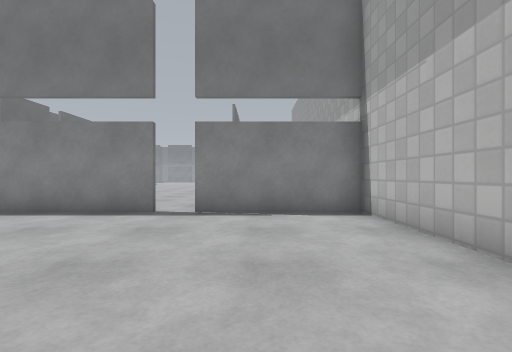
[1] (above)

21 first-person views from a walk through a Gazebo world. The camera is 0.94 m above the floor, looks level and sees 85° across. The floor is counted in squares, 1 m on a side. Each view is taken from the middle of a square. On the plan, view 1 faces up. The plan holds only what a view shows up to about 11 squares ahead; the rest is blank. The place goes on beyond the plan. Simple patterns stand in for the simulator's built-in surfaces.

[2]
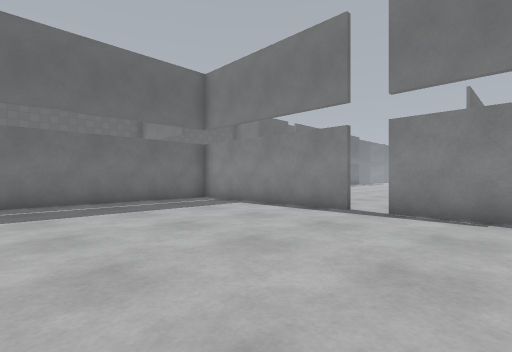

[3]
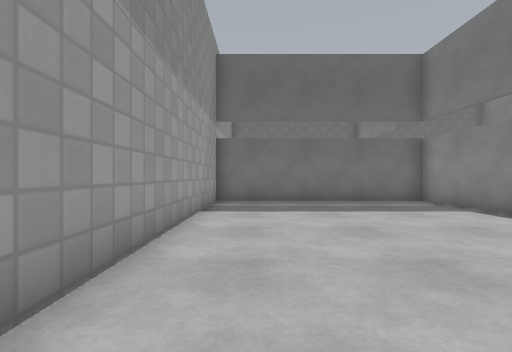

[4]
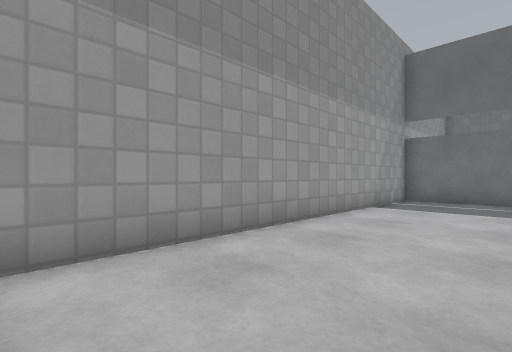

[5]
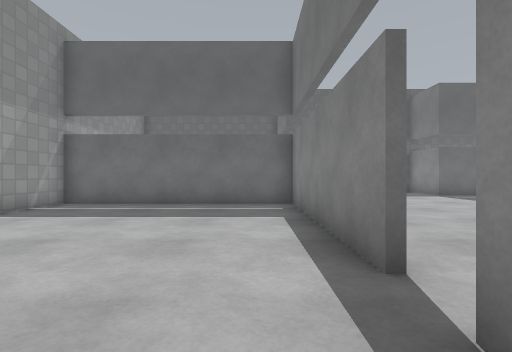

[6]
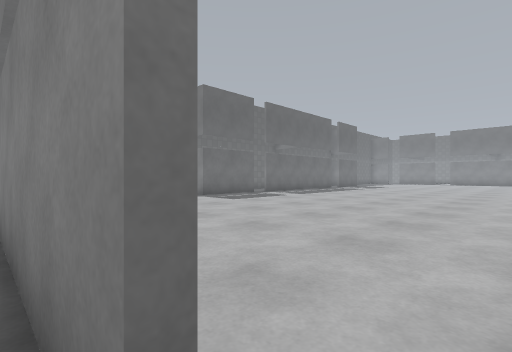

[7]
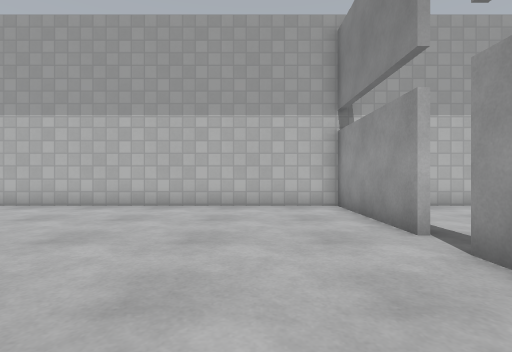

[8]
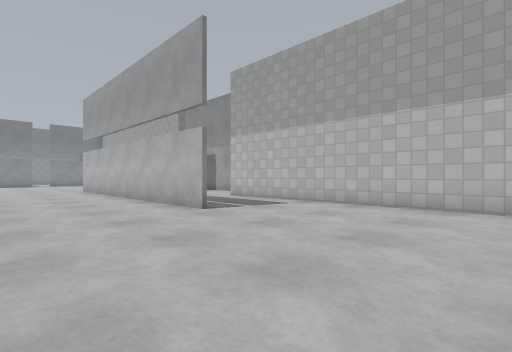

[9]
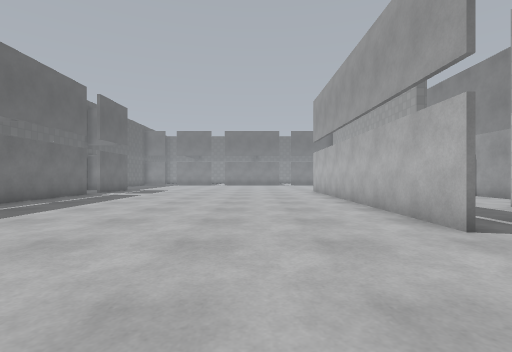

[10]
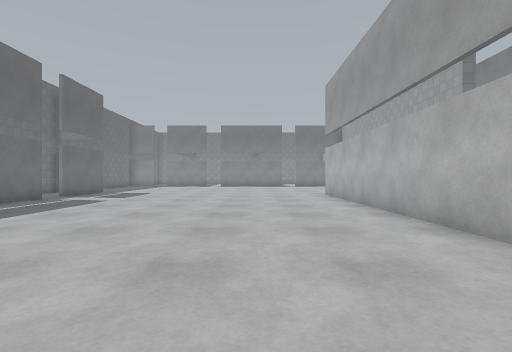

[11]
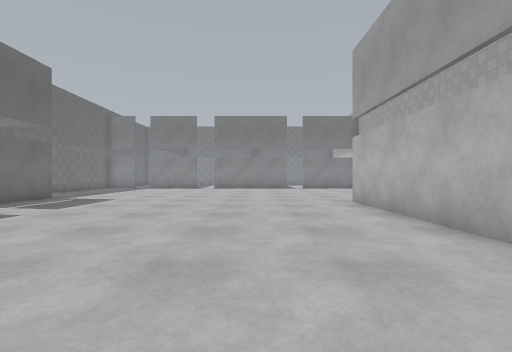

[12]
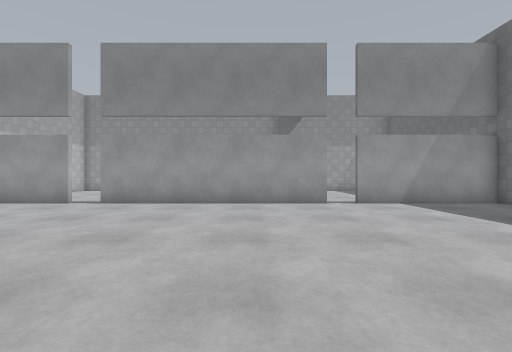

[13]
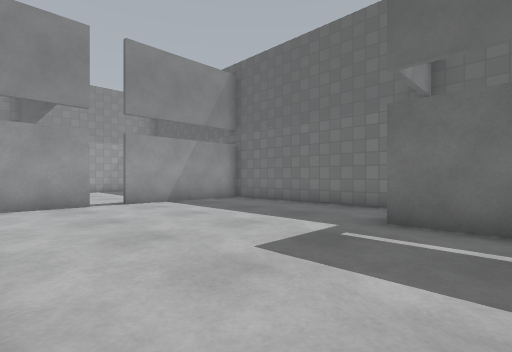

[14]
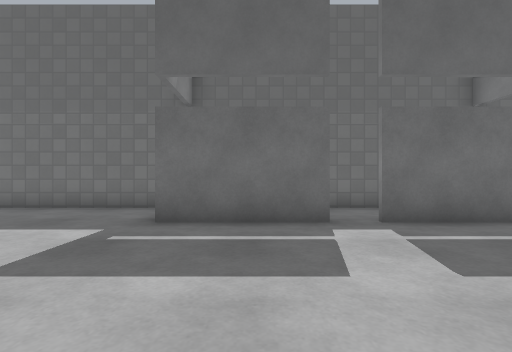

[15]
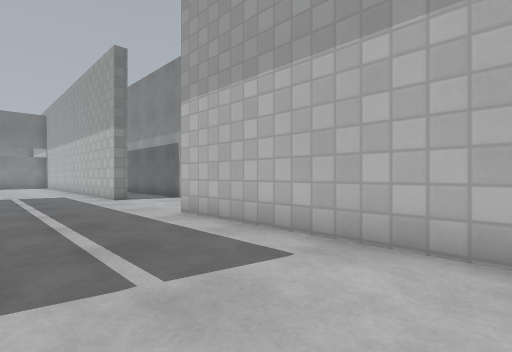

[16]
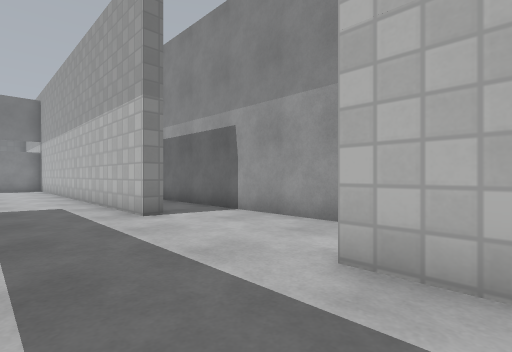

[17]
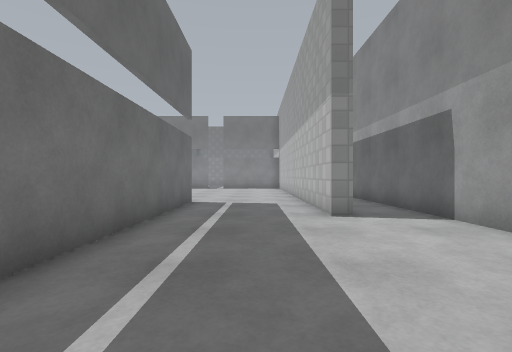

[18]
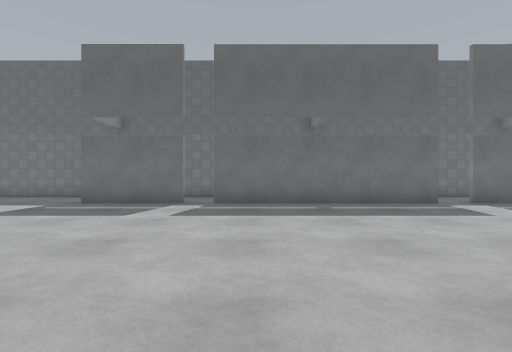

[19]
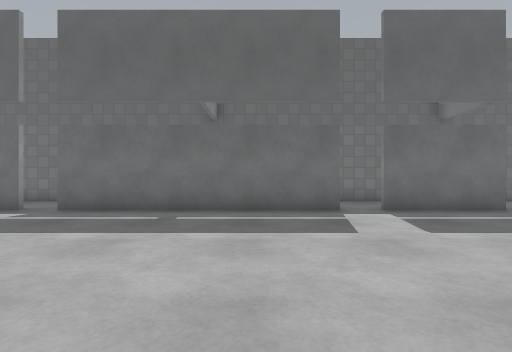

[20]
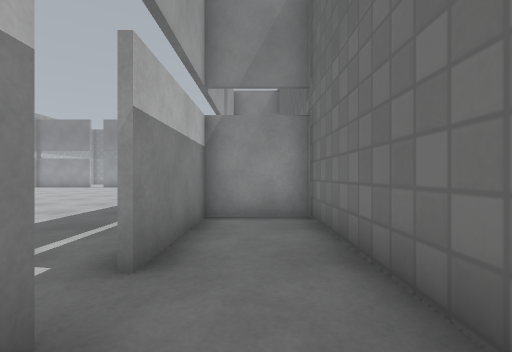

[21]
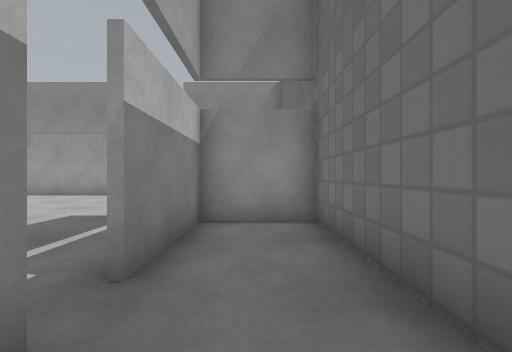

### Floor plan
Points are (right, up) in squares from view 1. A wall is a line through its corners. A room is listed if a view was taken in it or the views show most of it. See-through windows are left out.
Room 1 (views 1, 2, 3, 4, 5, 6)
walls: (-2.6, 7.2) (-9.4, 7.2) (-9.4, -0.5) (1.9, -0.5); (2.8, 3) (2.8, 7.2) (-1.6, 7.2)
ways out: opening at (-2, 7) to room 2
Room 2 (views 7, 8, 9, 10, 11, 12, 13, 14, 15, 16, 17, 18, 19)
walls: (-1.5, 17.6) (-1.5, 30.1); (-13.7, 18.5) (-13.7, 14.9); (-13.7, 27.4) (-13.7, 19.5); (-16.3, 14.1) (-16.3, 7.4) (-11.5, 7.4); (5.3, 22.9) (5.3, 31); (3.4, 26.5) (2.8, 26.5) (2.8, 31.5); (-1.3, 30.1) (-1.3, 22.5); (-1.6, 7.4) (2.8, 7.4) (2.8, 21.5); (-10.5, 7.4) (-2.6, 7.4); (-13.7, 31.5) (-13.7, 28.5)
ways out: opening at (-2, 7) to room 1; opening at (-14, 28) to room 3; opening at (-14, 19) to room 4; opening at (-11, 7)
Room 3 (view 20)
walls: (-16.3, 29.6) (-16.3, 23.6) (-13.8, 23.6) (-13.8, 27.4)
ways out: opening at (-14, 28) to room 2
Room 4 (view 21)
walls: (-16.3, 20.6) (-16.3, 15.1) (-13.8, 15.1) (-13.8, 18.5)
ways out: opening at (-14, 19) to room 2

Where each view was taken, in squares from view 1:
view 1: 0 up, 0 right, facing up
view 2: 0 up, 1 right, facing up-left
view 3: 1 up, 1 right, facing left
view 4: 3 up, 2 right, facing down-left
view 5: 6 up, 0 right, facing left
view 6: 7 up, 2 left, facing up-left
view 7: 10 up, 6 left, facing right
view 8: 11 up, 6 left, facing up-right
view 9: 13 up, 5 left, facing up
view 10: 16 up, 5 left, facing up
view 11: 20 up, 5 left, facing up
view 12: 17 up, 8 left, facing down
view 13: 17 up, 8 left, facing down-left
view 14: 17 up, 8 left, facing left
view 15: 15 up, 1 left, facing up-right
view 16: 20 up, 0 right, facing up-right
view 17: 20 up, 1 right, facing up
view 18: 21 up, 4 left, facing left
view 19: 25 up, 6 left, facing left
view 20: 30 up, 15 left, facing down
view 21: 21 up, 15 left, facing down
